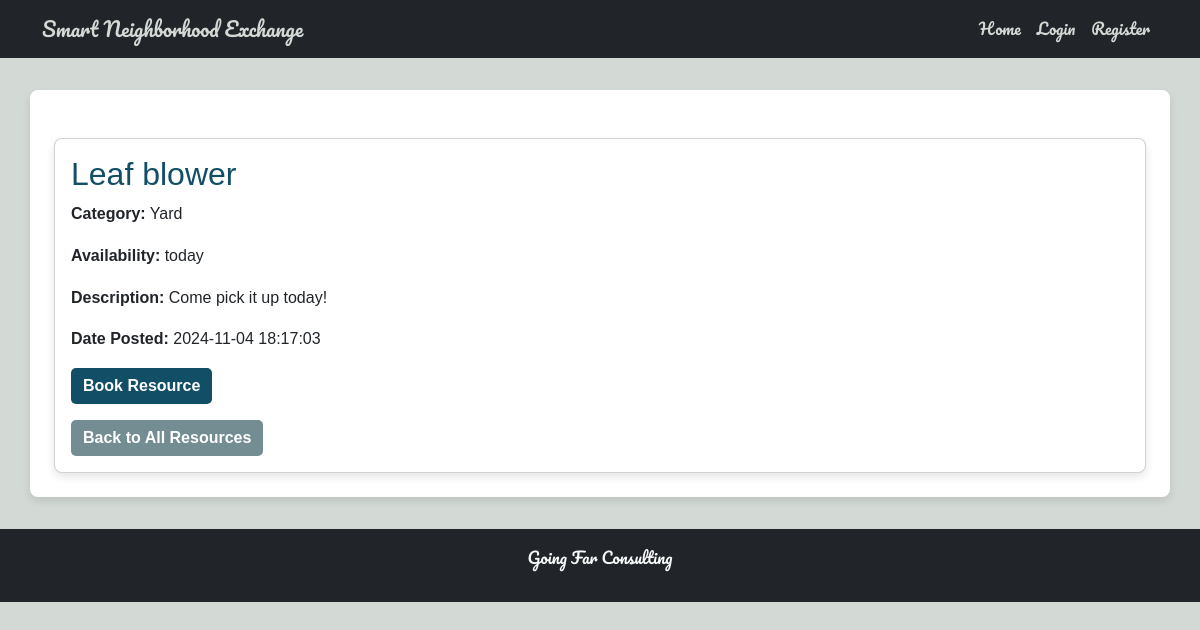
/resource/1, run on the app's committed database.
### tables this page shows
CREATE TABLE resources (
            resource_id INTEGER PRIMARY KEY AUTOINCREMENT,
            user_id INTEGER NOT NULL,
            title TEXT NOT NULL,
            description TEXT,
            images TEXT,
            category TEXT,
            availability TEXT,
            date_posted TEXT NOT NULL,
            FOREIGN KEY (user_id) REFERENCES users (id) ON DELETE CASCADE
        );

### app.py (the view)
@app.route('/resource/<int:id>')
def view_resource(id):
    resource = get_resource_by_id(id)
    if resource is None:
        flash("Resource not found", "error")
        return redirect(url_for('list_resources'))
    return render_template('view_resource.html', resource=resource)

### app.py (called while the page is built)
@app.before_request
def initialize_database():
    init_db()

@app.teardown_appcontext
def shutdown_session(exception=None):
    close_db()

### database.py (called while the page is built)
def get_db():
    if 'db' not in g:
        g.db = sqlite3.connect(DATABASE)
        g.db.row_factory = sqlite3.Row
    return g.db

def get_resource_by_id(resource_id):
    return get_db().execute("SELECT * FROM resources WHERE resource_id = ?", (resource_id,)).fetchone()

### templates/view_resource.html (shortened to what this page needs)
{% extends "base.html" %}
{% block content %}
<div class="container mt-4">
    <div class="card">
        <div class="card-body">
            <h2 class="card-title">{{ resource.title }}</h2>
            <p class="card-text"><strong>Category:</strong> {{ resource.category }}</p>
            <p class="card-text"><strong>Availability:</strong> {{ resource.availability }}</p>
            <p class="card-text"><strong>Description:</strong> {{ resource.description }}</p>
            <p class="card-text"><strong>Date Posted:</strong> {{ resource.date_posted }}</p>
            {% if booked %}
                <div class="alert alert-success mt-3" role="alert">
                    You have already booked this resource!
                </div>
            {% else %}
                <form action="{{ url_for('book_resource_route', resource_id=resource.resource_id) }}" method="POST" class="mt-3">
                    <button type="submit" class="btn btn-primary">Book Resource</button>
                </form>
            {% endif %}
            <a href="{{ url_for('list_resources') }}" class="btn btn-secondary mt-3">Back to All Resources</a>
        </div>
    </div>
</div>
{% endblock %}

### static/style.css (style rules this page uses)
* { margin: 0; padding: 0; box-sizing: border-box; }
body { font-family: Arial, sans-serif; line-height: 1.6; color: #2E3944; background-color: #D3D9D4; }
.card { border-radius: 8px; box-shadow: 0 4px 8px rgba(0, 0, 0, 0.1); }
.card-title { color: #124E66; }
button, .btn { font-size: 16px; font-weight: bold; border: none; border-radius: 5px; transition: background-color 0.3s ease, color 0.3s ease; }
.btn-primary, .btn-info { background-color: #124E66; color: #FFFFFF; }
.btn-secondary { background-color: #748D92; color: #FFFFFF; }

### data on the page
resources: title "Leaf blower", category "Yard", availability "today", description "Come pick it up today!", date_posted "2024-11-04 18:17:03"
